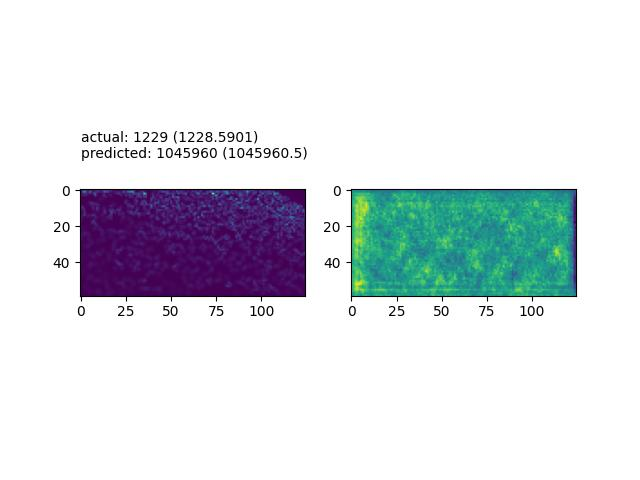
#> input picture tests/CSRNet shanghaitech-a epoch 10/IMG_106.jpg, 640 x 480 px
$ python -i augmentations.py   (imports and definitions only)
#> lines starting #> are read from the running program, lines starting #| are printed output that depends on the picture; after the words box and inside, x2 and y2 are one past the last pixel; in counts of white or black regions, pixels touching at a corner belong together
#> further down, picture is the input picture: shape (480, 640, 3); mean B, G, R 230.1, 226.1, 221.2
import cv2
import torch
import numpy as np
from PIL import Image
from numpy import random

class Compose(object):
    """This class applies a list of transformation to an image."""

    # [32 lines left out: functions __init__, __call__, not called in this run]


class ConvertToFloat(object):
    """This class casts an np.ndarray to floating-point data type."""

    # [22 lines left out: functions __init__, __call__, not called in this run]


class SubtractMeans(object):
    """This class subtracts the mean from the pixel values of the image"""

    # [30 lines left out: functions __init__, __call__, not called in this run]


class Resize(object):
    """This class resizes the image to output size"""

    # [30 lines left out: functions __init__, __call__, not called in this run]

class Crop(object):
    """This class crops a quadrant from the original image"""

    # [56 lines left out: functions __init__, __call__, not called in this run]

class ConvertColor(object):
    """This class converts the image to another color space. This class
    supports the conversion from BGT to HSV color space and vice-versa."""

    # [40 lines left out: functions __init__, __call__, not called in this run]

class ChangeBrightness(object):
    """This class adjusts the brightness of the image. This adds a specified
    constant to the pixel values of the image."""

    def __init__(self,
                 delta=32.0):
        """Class constructor for ChangeBrightness

        Keyword Arguments:
            delta {int} -- value to be added to each pixel of the image (default: {32.0})
        """

        super(ChangeBrightness, self).__init__()
        assert delta >= -255.0 and delta <= 255.0
        self.delta = delta

    def __call__(self,
                 image,
                 label=None):
        """Executed when the class is called as a function

        Arguments:
            image {np.ndarray} -- image pixels represented as np.ndarray.

        Keyword Arguments:
            label {np.ndarray} -- target density map represented as np.ndarray (default: {None})

        Returns:
            np.ndarray, np.ndarray -- image pixels with adjusted brightness,
                density map represented as np.ndarray
        """

        # if delta is positive, increase the brightness
        if self.delta > 0:
            image = self.increase_brightness(image, value=self.delta)

        # if delta is negative, decrease the brightness
        elif self.delta < 0:
            image = self.decrease_brightness(image, value=self.delta)

        return image, label

    def increase_brightness(self, img, value):
        """
        Generates the image with increased brightness

        Arguments:
            img {np.ndarray} -- image pixels represented as np.ndarray.
            value {int} -- value to be added to the pixels

        Returns:
            np.ndarray -- image pixels with adjusted brightness
        """
#> called with value = 32

        hsv = cv2.cvtColor(img, cv2.COLOR_BGR2HSV)
#> hsv: shape (480, 640, 3); mean H, S, V 20.7, 33, 232.6
        h, s, v = cv2.split(hsv)
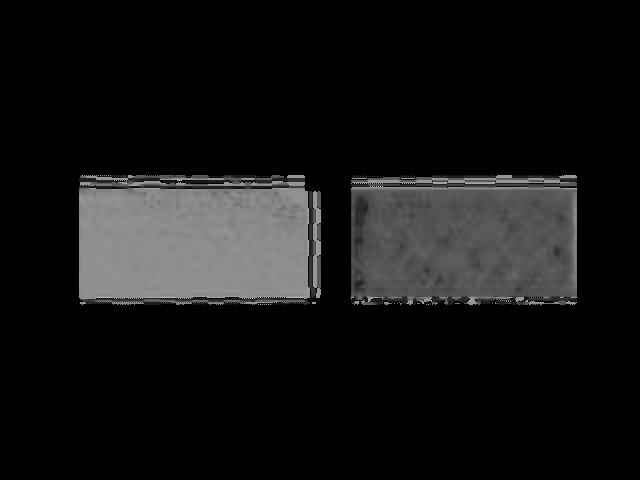
#> h: shape (480, 640); min 0, max 177, mean 20.7
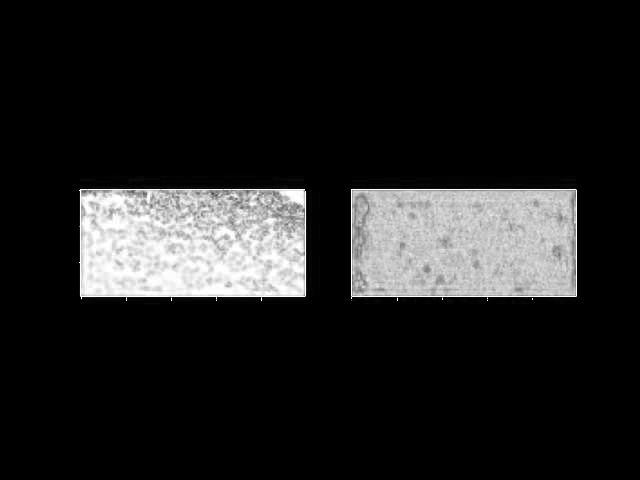
#> s: shape (480, 640); min 0, max 255, mean 33
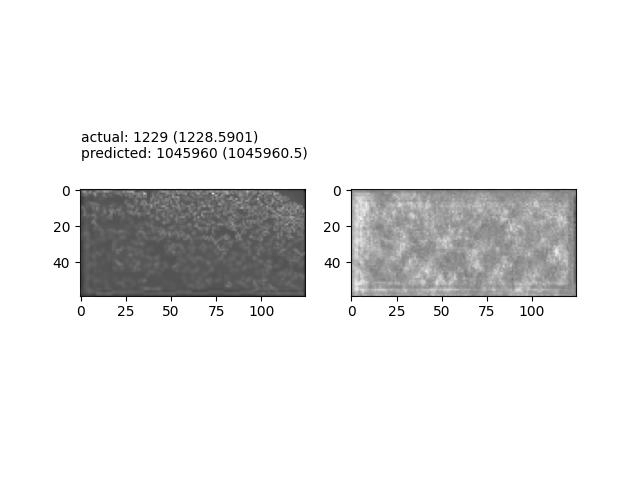
#> v: shape (480, 640); min 0, max 255, mean 232.6

        value = int(value)

        # final integer values in v[] must not exceed 255
        lim = 255 - value
        v[v > lim] = 255
#> v: shape (480, 640); 2.53% of pixels changed, all inside (x1, y1, x2, y2) = (48, 128, 584, 320)
        v[v <= lim] += value
#> v: shape (480, 640); min 32, max 255, mean 238.2

        final_hsv = cv2.merge((h, s, v))
#> final_hsv: shape (480, 640, 3); mean H, S, V 20.7, 33, 238.2
        img = cv2.cvtColor(final_hsv, cv2.COLOR_HSV2BGR)
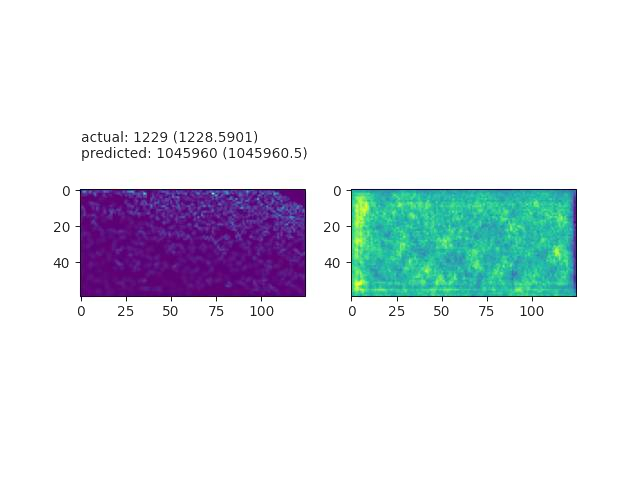
#> img: shape (480, 640, 3); mean B, G, R 235.2, 229.4, 224.1
        return img

    # [25 lines left out: function decrease_brightness, not called in this run]

class LowerResolution(object):
    """This class lowers the resolution of the image. This downscales the image and
    resizes it back to its original size with interpolation set to nearest neighbor."""

    # [39 lines left out: functions __init__, __call__, not called in this run]

class ToCV2Image(object):
    """This class converts the torch.Tensor representation of an image to
    np.ndarray. The channels of the image are also converted from RGB to
    BGR"""

    # [24 lines left out: functions __init__, __call__, not called in this run]


class ToTensor(object):
    """This class converts the np.ndarray representation of an image to
    torch.Tensor. The channels of the image are also converted from BGR to
    RGB"""

    # [24 lines left out: functions __init__, __call__, not called in this run]

class Augmentations(object):
    """This class applies different augmentation techniques to the image.
    This is used for training the model."""

    # [34 lines left out: functions __init__, __call__, not called in this run]


class BaseTransform(object):
    """This class applies different base transformation techniques to the
    image. This includes resizing the image and subtracting the mean from the
    image pixels. This is used for testing the model."""

    # [32 lines left out: functions __init__, __call__, not called in this run]

>>> import cv2
>>> picture = cv2.imread('../tests/CSRNet shanghaitech-a epoch 10/IMG_106.jpg')
>>> result = ChangeBrightness()(picture)
